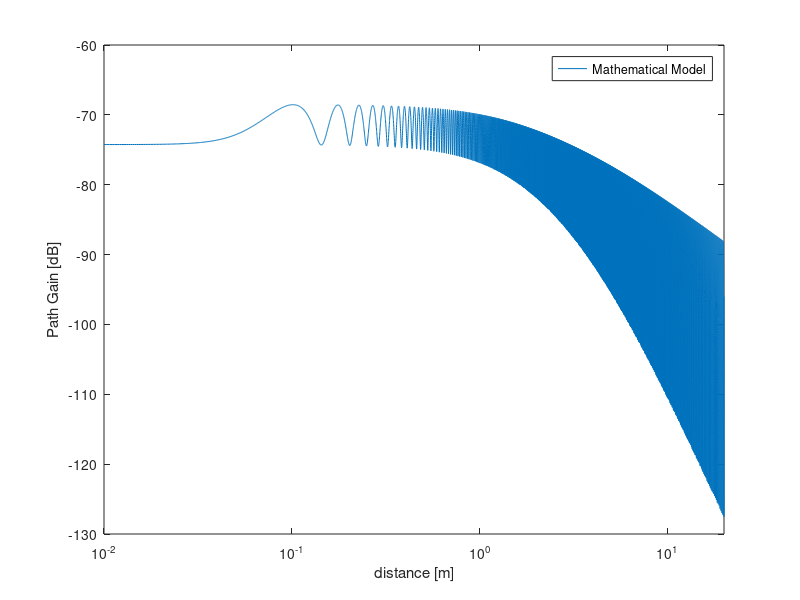

Write MATLAB code to recreate this figure.
clear
close all
clc

%% Math model parameters
f = 60e9; % Hz
reflectionLoss = 0; % dB
ht = 2.9;
hr = 1.5;

lambda = 3e8/f;
Gamma = - 10^(reflectionLoss/10);

%% Math model
dLos = @(d) sqrt(d.^2 + (ht-hr)^2);
dRefl = @(d) sqrt(d.^2 + (ht+hr)^2);
phi = @(d) 2*pi*(dRefl(d) - dLos(d))/lambda;

Pr = @(d) (lambda/(4*pi))^2 * abs(1./dLos(d) + Gamma*exp(-1j*phi(d))./dRefl(d)).^2;

%% Plot
dLim = [0.01, 20];

figure
fplot(@(d) pow2db(Pr(d)), dLim, 'DisplayName', 'Mathematical Model'); hold off

xlabel('distance [m]')
ylabel('Path Gain [dB]')
set(gca, 'XScale', 'log')